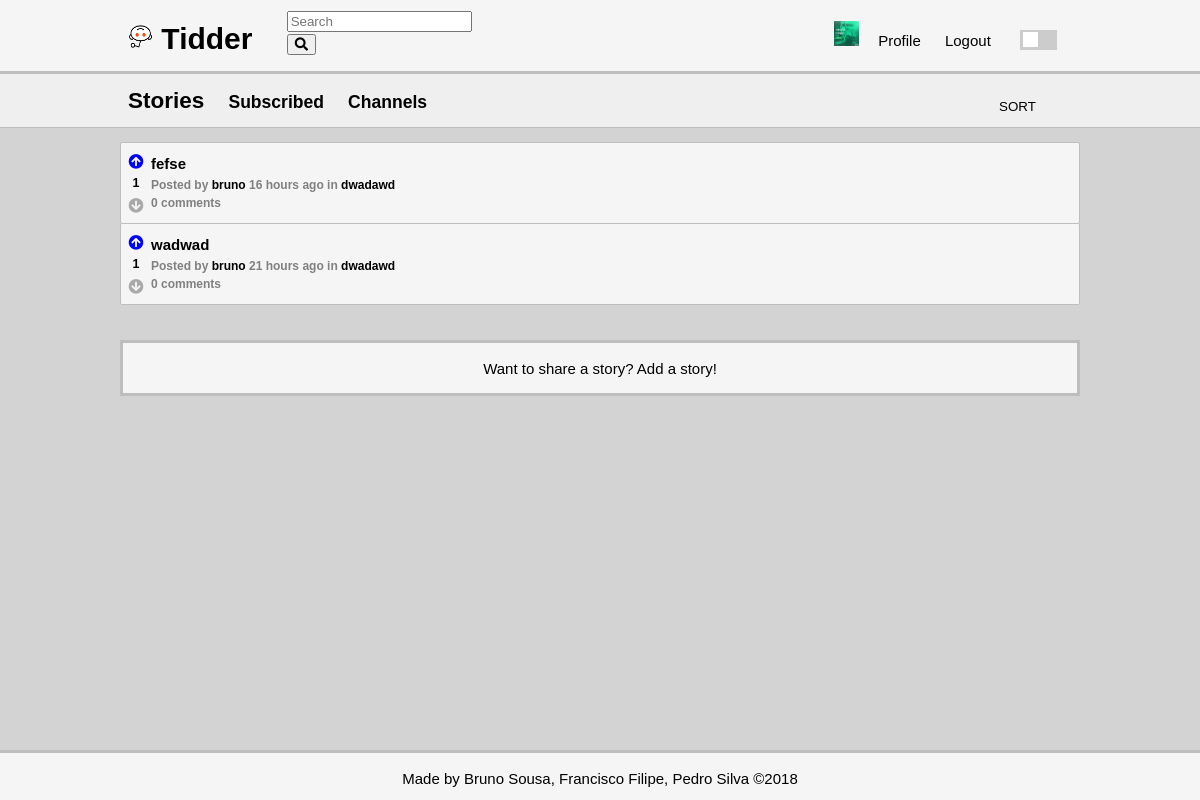
The app's page /pages/stories.php (signed in) with its own data.
### tables this page shows
CREATE TABLE opinion (
    opinion_id INTEGER NOT NULL PRIMARY KEY AUTOINCREMENT,
	parent_id INTEGER REFERENCES opinion(opinion_id),
    opinion_title VARCHAR,
    opinion_text VARCHAR NOT NULL,
	channel_id INTEGER REFERENCES channel,
	posted DATETIME NOT NULL,
    user_id INTEGER NOT NULL REFERENCES user
);

### pages/stories.php (called while the page is built, shortened)
<?php
	include_once('../includes/date.php');
	include_once('../database/db_story.php');
	include_once('../templates/tpl_common.php');
	include_once('../templates/tpl_stories.php');
	if(isset($_GET['subscribed']) && $_GET['subscribed'] == 'true'){
		if(!isset($_SESSION['user_id']))
			die(header('Location: ../index.php'));
		$stories = array_reverse(getAllSubscribedStories($_SESSION['user_id']));
	}
	else $stories = array_reverse(getAllStories());
	$now = time();
	for($i = 0; $i < count($stories); $i++){
		$stories[$i]['username'] = getUserName($stories[$i]['user_id']);
		$stories[$i]['score'] = getScore($stories[$i]['opinion_id']);
		$stories[$i]['comments']= getNumberComments($stories[$i]['opinion_id']);
		$stories[$i]['channel_name']= getChannelName($stories[$i]['channel_id']);
		if(isset($_SESSION['user_id']))
			$stories[$i]['vote'] = getVote($stories[$i]['opinion_id'], $_SESSION['user_id']);
	}
	draw_stories($stories,true);
?>

### database/db_story.php (called while the page is built, shortened)
<?php
	function getAllStories() {
		$db = Database::instance()->db();
		$stmt = $db->prepare('SELECT * FROM opinion WHERE parent_id IS NULL');
		$stmt->execute();
		return $stmt->fetchAll();
	}
?>

### includes/date.php (called while the page is built, shortened)
<?php
	function deltaTime($now, $date){
		$time = strtotime($date);
		$delta = $now - $time;
		if(!floor($delta/86400)){
			$time_word = (floor($delta/3600) == 1 ? ' hour ' : ' hours ');
			return floor($delta/3600).$time_word.'ago';
		}
		$time_word = (floor($delta/31104000) == 1 ? ' year ' : ' years ');
		return floor($delta/31104000).$time_word.'ago';
	}
?>

### templates/tpl_stories.php (the view, shortened to what this page needs)
<?php
	function draw_stories($stories, $not_profile){
		global $channel;
		global $page;
		?>
	<section id="stories">
	<header class = "secondary-header">
	<div class = "container">
		<?php if(isset($_GET['subscribed']) && $_GET['subscribed'] == 'true') { ?>
			<h2>Subscribed</h2>
			<h3><a href="stories.php">Stories</a></h3>
			<h3><a href="channels.php">Channels</a></h3>
		<?php } else {?>
			<h2>Stories</h2>
			<h3><a href="stories.php?subscribed=true">Subscribed</a></h3>
			<h3><a href="channels.php">Channels</a></h3>
		<?php } ?>
			<?php if ($not_profile) { ?>
			<form method="post" action="../actions/action_sort_stories.php">
				<select name="sort" onchange="this.form.submit();">
					<option value="-1" hidden selected>SORT</option>
				</select>
			</form >
			<?php } ?>
		</div>
		</header>
		<div class = "container">
			<ol>
			<?php
				foreach($stories as $story)
					draw_story($story);
			?>
			</ol>
		</div>
		<?php if($not_profile){
			if(!isset($_SESSION['user_id'])) { ?>
			<footer class = "secondary-footer">
				<p>Want to add a story? <a href='../pages/login.php?redirect=<?=urlencode($page)?>'>Login</a> or <a href='../pages/signup.php?redirect=<?=urlencode($page)?>'>Signup</a></p>
			</footer>
		<?php } else if($channel){?>
			<footer class = "secondary-footer">
				<p>Want to share a story? <a href="add_story.php?channel=<?=$channel?>">Add a story!</a></p>
			</footer>
		<?php } else {?>
			<footer class = "secondary-footer" >
				<p>Want to share a story? <a href="add_story.php">Add a story!</a></p>
			</footer>
			<?php } ?>
		<?php } ?>
			</section>
<?php }
		function draw_story($story) {
		global $now;
		?>
		<li>
				<article class="story" data-id="<?=$story['opinion_id']?>">
					<div class = "votes-container">
							<div class = "votes">
								<div class="upvote" role="button" data-value="<?=$story['vote']?>"><i class="fas fa-arrow-circle-up"></i></div>
								<h5><?=$story['score']?></h5>
								<div class="downvote" role="button" data-value="<?=$story['vote']?>"><i class="fas fa-arrow-circle-down"></i></div>
							</div>
					</div>
					<div class = "storyinfo">
						<h3><a href="story.php?story_id=<?=$story['opinion_id']?>"><?=htmlentities($story['opinion_title'])?></a></h3>
						<h4>Posted by <a href="<?='profile.php?username='.urlencode($story['username'])?>"><?=htmlentities($story['username'])?></a>
							<?=deltaTime($now, $story['posted'])?>
							in <a href="<?='stories.php?channel='.urlencode($story['channel_name'])?>"><?=htmlentities($story['channel_name'])?></a></h4>
						<?php if($story['comments'] == 1){ ?>
							<h4><?=$story['comments']?> comment</h4>
						<?php } else { ?>
							<h4><?=$story['comments']?> comments</h4>
						<?php } ?>
					</div>
		   </article>
		</li>
    <?php } ?>

### css/style.css (style rules this page uses)
html, body { height: 100%; margin: 0; }
body { background-color: var(--main-bg); font: 15px/1.5 Arial, Helvetica, sans-serif; padding: 0; position: relative; }
h2, h3, h5,p { color: var(--main-font-color); }
h4 { font-size: 12px; color: var(--secondary-font-color); }
.container { width: 80%; margin: 0px auto; overflow: hidden; min-height: 100%; position: relative; }
select { border: none; background-color: inherit; color: var(--main-font-color); -webkit-appearance: none; -moz-appearance: none; text-indent: 1px; text-overflow: ''; text-align-last: center; padding: 5px; }
footer { background-color: var(--writing-bg); border-top: var(--border-color) 3px solid; height:50px; text-align: center; color: var(--main-font-color); }
a { color: var(--main-font-color); text-decoration: none; }
ol { list-style-type: none; padding: 0; }
.fa-arrow-circle-down, .fa-arrow-circle-up { color: var(--icon-color); }
.upvote[data-value="1"] .fa-arrow-circle-up , .fa-arrow-circle-up:hover { color: blue; }
.upvote , .downvote { margin:0; padding:0; margin-top: 3px; }
header { background-color: var(--writing-bg); color: var(--main-font-color); padding: 10px; border-bottom: var(--border-color) 3px solid; }
.secondary-header { background-color: var(--secondary-writing-bg); border-bottom: var(--border-color) 1px solid; }
.secondary-header h3, .secondary-header h2 { display: inline-block; padding-right: 20px; margin: 0; }
.secondary-header select { display: inline-block; position: absolute; right: 0; top: 10px; padding: 5px; }
.secondary-footer { margin: 20px 10%; border: var(--border-color) 3px solid; }
article.story { background-color: var(--writing-bg); position: relative; min-height: 80px; border-radius: 2px; border: var(--border-color) 1px solid; margin-top: -1px; }
.votes-container { position: absolute; float: left; width: 30px; display: flex; align-items: center; justify-content: center; flex-direction: column; margin-top: 5px; }
.votes-container h5 { padding: 0; margin: 0; text-align: center; }
article.story .storyinfo { padding: 10px; padding-left: 30px; overflow: hidden; }
article.story .storyinfo h3 { margin: 0; margin-right: 5px; font-size: 15px; }
article.story .storyinfo h3 a { color: var(--main-font-color); text-decoration: none; }
article.story .storyinfo h4 { margin: 0; }
article.story .storyinfo h4 a { text-decoration: none; }

### css/color.css (style rules this page uses)
:root { --grey-shade-0: #f9f9f9; --grey-shade-1: #f5f5f5; --grey-shade-1-5: #efefef; --grey-shade-2: #d3d3d3; --grey-shade-3: #bebebe; --grey-shade-4: #a9a9a9; --grey-shade-5: #808080; --grey-shade-6: #505050; --grey-shade-7: #303030; }
body.light { --main-bg: var(--grey-shade-2); --hover-bg: var(--grey-shade-2); --writing-bg: var(--grey-shade-1); --secondary-writing-bg: var(--grey-shade-1-5); --border-color: var(--grey-shade-3); --main-font-color: black; --secondary-font-color: var(--grey-shade-5); --icon-color: var(--grey-shade-4); --button-color: var(--grey-shade-3); --button-color-hover: var(--grey-shade-5); }

### records on screen
opinion: score "1", opinion_title "fefse", username "bruno", posted "16 hours ago", channel_name "dwadawd", comments "0"
opinion: score "1", opinion_title "wadwad", username "bruno", posted "21 hours ago", channel_name "dwadawd", comments "0"
